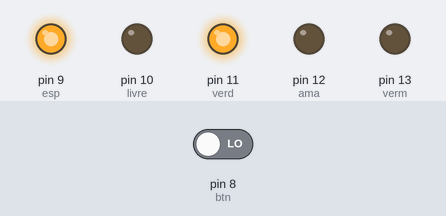
This sketch was run on a simulated Arduino Uno, built with avr-gcc and run on an emulated ATmega328P. Parts: output pins drawn as LEDs (lit = HIGH). The inputs (shaded band) are chosen by the test bench; at power-on: pin 8 (btn) LOW.

Above: at 4.2 s.
4.3 s: pin 8 (btn) driven LOW
5.8 s: pin 8 (btn) driven HIGH
At 6.7 s:
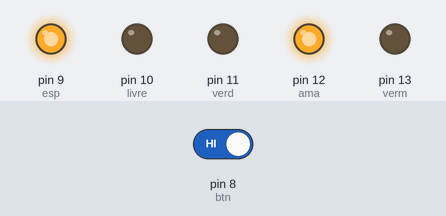
At 10.2 s:
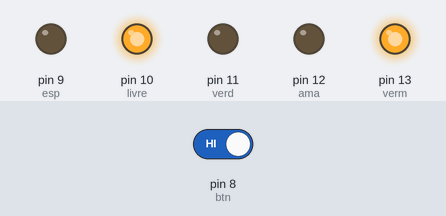
Timing chart, 0 to 16.3 s (numbered marks = the images above; inputs shaded):
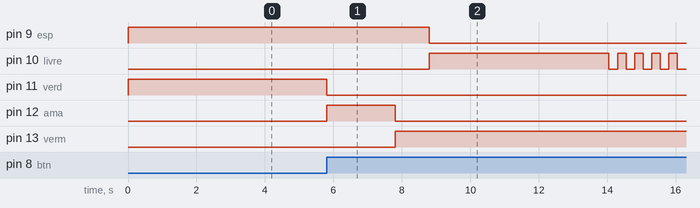

Measured:
- after the input at 4.3 s, every drawn part: stays the same
- after the input at 5.8 s, pin 9 (esp): HIGH → LOW after 3.0 s; pin 10 (livre): LOW → HIGH after 3.0 s, then repeats every 0.50 s: LOW 0.25 s, HIGH 0.25 s; pin 11 (verd): HIGH → LOW at once; pin 12 (ama): LOW → HIGH at once, → LOW 2.0 s later; pin 13 (verm): LOW → HIGH after 2.0 s

The sketch:

Projeto_4_-_Sem_foro_Interativo.ino
```cpp
const int verm = 13;
const int ama = 12;
const int verd = 11;
const int livre = 10;
const int esp = 9;
const int btn = 8;
int val = 0;
unsigned long changeTime;
void setup() {
  pinMode(verm,OUTPUT);
  pinMode(ama,OUTPUT);
  pinMode(verd,OUTPUT);
  pinMode(livre,OUTPUT);
  pinMode(esp,OUTPUT);
  pinMode(btn,INPUT);

  digitalWrite(verd, HIGH);
  digitalWrite(esp,HIGH);
}

void loop() {
  val = digitalRead(btn);
  if(val == HIGH && ((millis()-changeTime)>5000)){
    changeLights();
  }
}
void changeLights(){
  digitalWrite(verd,LOW);
  digitalWrite(ama,HIGH);

  delay(2000);

  digitalWrite(ama,LOW);
  digitalWrite(verm,HIGH);

  delay(1000);

  digitalWrite(esp,LOW);
  digitalWrite(livre,HIGH);
  delay(5000);

  for(int c = 0;c<10;c++){
    digitalWrite(livre,HIGH);
    delay(250);
    digitalWrite(livre,LOW);
    delay(250);
  }

  digitalWrite(esp,HIGH);
  delay(500);

  digitalWrite(ama,HIGH);
  digitalWrite(verm,LOW);
  delay(1000);
  digitalWrite(verd,HIGH);
  digitalWrite(ama,LOW);
  changeTime = millis();
}
```
